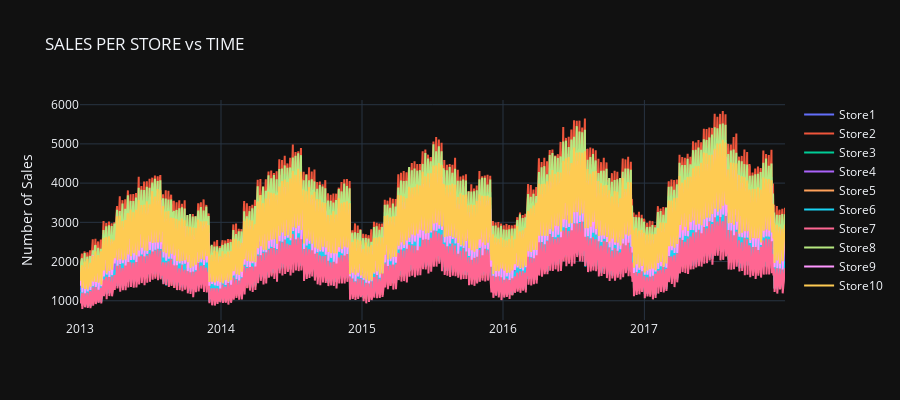

Write notebook code for a chart like this one.
### Code cell
fig = go.Figure()

for i in range(10):
    sales = df_train[df_train['store'] ==(i+1)].groupby('date')['sales'].sum()
    fig.add_trace(go.Scatter(x=sales.index, y=sales.values, name = ('Store' + str(i+1))))

fig.update_layout(title='SALES PER STORE vs TIME', template='plotly_dark', height=400)
fig.update_yaxes(title='Number of Sales')
fig.show()

### Figure 1 — Plotly figure (JSON) as saved in the notebook; plotly's stock layout.template omitted (floating-point values rounded to 4 significant figures; data arrays with more than 128 entries replaced by an {"elided": "..."} marker saying what was removed)
{"data": [{"name": "Store1", "type": "scatter", "x": {"elided": "1826 str values"}, "y": {"elided": "1826 int values"}}, {"name": "Store2", "type": "scatter", "x": {"elided": "1826 str values"}, "y": {"elided": "1826 int values"}}, {"name": "Store3", "type": "scatter", "x": {"elided": "1826 str values"}, "y": {"elided": "1826 int values"}}, {"name": "Store4", "type": "scatter", "x": {"elided": "1826 str values"}, "y": {"elided": "1826 int values"}}, {"name": "Store5", "type": "scatter", "x": {"elided": "1826 str values"}, "y": {"elided": "1826 int values"}}, {"name": "Store6", "type": "scatter", "x": {"elided": "1826 str values"}, "y": {"elided": "1826 int values"}}, {"name": "Store7", "type": "scatter", "x": {"elided": "1826 str values"}, "y": {"elided": "1826 int values"}}, {"name": "Store8", "type": "scatter", "x": {"elided": "1826 str values"}, "y": {"elided": "1826 int values"}}, {"name": "Store9", "type": "scatter", "x": {"elided": "1826 str values"}, "y": {"elided": "1826 int values"}}, {"name": "Store10", "type": "scatter", "x": {"elided": "1826 str values"}, "y": {"elided": "1826 int values"}}], "layout": {"height": 400, "title": {"text": "SALES PER STORE vs TIME"}, "yaxis": {"title": {"text": "Number of Sales"}}}}
